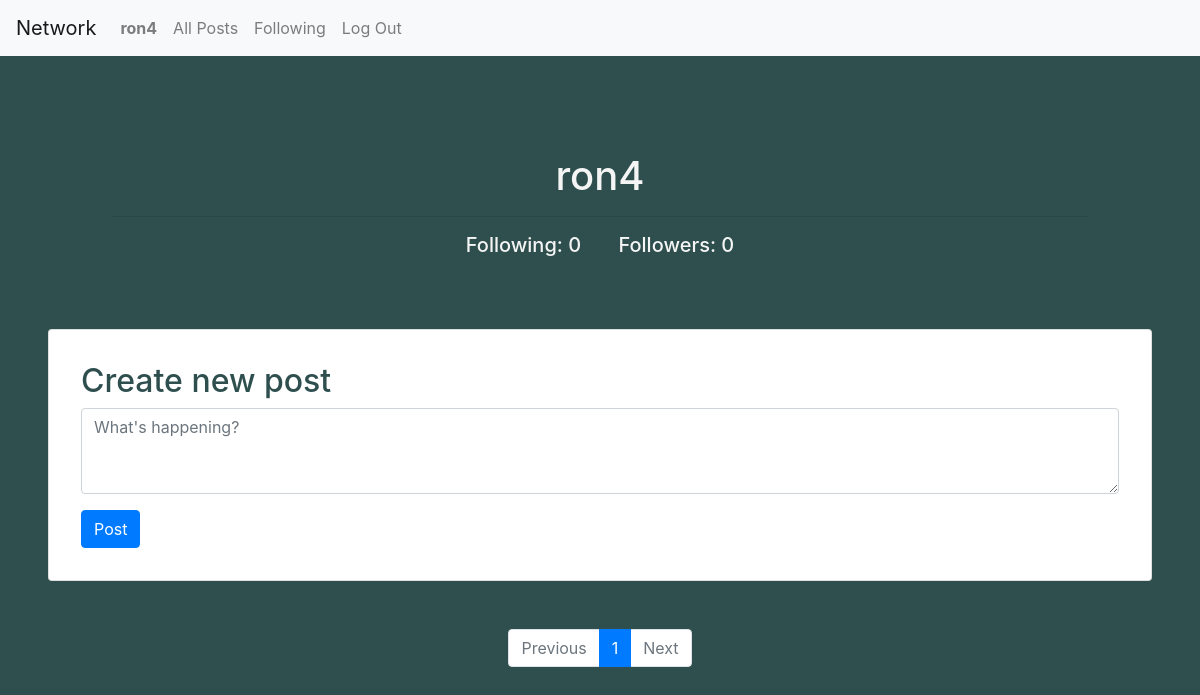
Page /profile/ron4 (signed in) on the earlier database version.
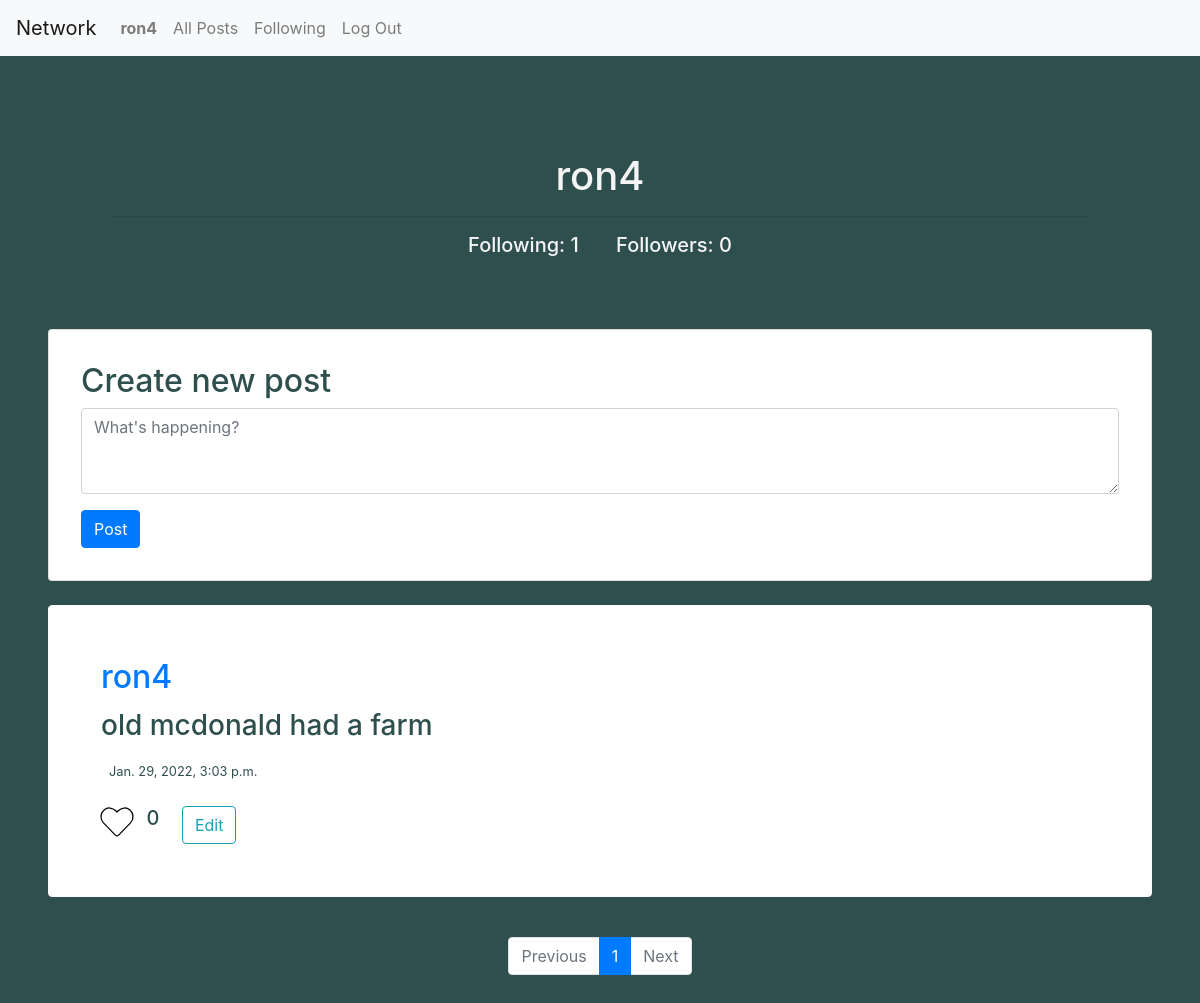
Same page on the later database version.
### network/models.py (models this page shows, shortened)
class Post(models.Model):
    user = models.ForeignKey(User,on_delete=models.CASCADE,related_name="userID")
    contents = models.CharField(max_length=280, default=None)
    created_dt = models.DateTimeField(default=datetime.datetime.now)
    likes = models.ManyToManyField(User, related_name="likes", blank=True)
    def get_likes_count(self):
        return self.likes.count()

class User(AbstractUser):
    follow_list = models.ManyToManyField("self", related_name='follows', blank=True, symmetrical=False)
    def get_follower_count(self):
        return User.objects.filter(follow_list=self).count()
    def get_following_count(self):
        return self.follow_list.count()

### network/views.py (the view)
# urls.py: path("profile/<str:username>", views.profile, name="profile"),
@login_required
def profile(request, username):
    request_user = request.user
    profile_user = User.objects.get(username=username)
    follow_list = request_user.follow_list.all()
    following_count = profile_user.get_following_count()
    follower_count = profile_user.get_follower_count()
    unpaginated_posts = Post.objects.filter(user=profile_user).order_by('-created_dt')
    all_posts = paginate(request, unpaginated_posts)
    is_following = False
    if profile_user in follow_list:
        is_following = True
    remove_create_post = "True"
    if request_user == profile_user:
        remove_create_post = "False"
    return render(request, "network/index.html", {
        'profile_user': profile_user,
        'following_count': following_count,
        'follower_count': follower_count,
        'all_posts': all_posts,
        'is_following': is_following,
        'is_profile_page': "True",
        'title': profile_user.username,
        'remove_create_post': remove_create_post
    })

### network/views.py (called while the page is built)
def paginate(request, dataList):
    paginator = Paginator(dataList, MAX_POSTS_PER_PAGE)
    page_num = request.GET.get('page')
    page_obj = paginator.get_page(page_num)
    return page_obj

### network/templates/network/index.html (shortened to what this page needs)
{% extends "network/layout.html" %}
{% load static %}
{% block body %}
<div class="container-fluid" id="index-view">
  {% if is_profile_page == "True" %}
    {% include "network/profile.html" %}
  {% else %}
    <h1>{{ title }}</h1>
  {% endif %}
  {% if remove_create_post == "False" %}
    {% include "network/createpost.html" %}
  {% endif %}
    <br>
    {% for post in all_posts %}
    <div class="card border-light mb-3" id="post-view">
        <div class="card-body">
            <h2 class="card-title"><a href="{% url 'profile' post.user.username %}">{{post.user.username}}</a></h2>
            <h3 class="card-text" id="post_body_{{post.id}}"> {{ post.contents }}</h3>
            <p class="card-text ml-auto p-2"><small>{{post.created_dt}}</small></p>
            <div style="display: inline-flex">
              {% if request.user in post.likes.all %}
                <i id="like_btn_{{post.id}}" class="fa fa-heart fa-2x" style="color: salmon; " onclick="like_or_unlike(`{{post.id}}`)"></i>
              {% else %}
                <i id="like_btn_{{post.id}}" class="fa fa-heart fa-2x" style="color: white; " onclick="like_or_unlike(`{{post.id}}`)"></i>
              {% endif %}
              <h5 id="like_count_{{post.id}}"> {{ post.get_likes_count }}</h5>
              {% ifequal request.user post.user %}
              <button class="btn btn-outline-info" onclick='edit_post(`{{post.id}}`)'>Edit</button>
              {% endifequal %}
            </div>
        </div>
    </div>
    {% endfor %}
    <br>
    <ul class="pagination justify-content-center">
        {% if all_posts.has_previous %}
          <li class="page-item"><a class="page-link" href="?page={{ all_posts.previous_page_number }}">Previous</a></li>
        {% else %}
          <li class="page-item disabled"><a class="page-link" href="#">Previous</a></li>
        {% endif %}
        {% for i in all_posts.paginator.page_range %}
          {% if all_posts.number == i %}
            <li class="page-item active"><span class="page-link">{{ i }}</span></li>
          {% else %}
            <li class="page-item"><a class="page-link" href="?page={{ i }}">{{ i }}</a></li>
          {% endif %}
        {% endfor %}
        {% if all_posts.has_next %}
          <li class="page-item"><a class="page-link" href="?page={{ all_posts.next_page_number }}">Next</a></li>
        {% else %}
          <li class="page-item disabled"><span class="page-link">Next</span></li>
        {% endif %}
    </ul>
</div>
<link rel="stylesheet" href="https://cdnjs.cloudflare.com/ajax/libs/font-awesome/4.7.0/css/font-awesome.min.css">
{% endblock %}

### network/templates/network/profile.html (shortened to what this page needs)
<div id="profile-view">
  <div class="container-fluid justify-content-center">
      <h1 class="mb-auto text-center">{{profile_user.username}}</h1>
      <h5 class="text-center mb-auto">
          <hr>
          <span>
            Following: {{following_count}}
            &nbsp;&nbsp;&nbsp;&nbsp;&nbsp;
            Followers: {{follower_count}}
          </span>
          <br>
          <br>
      </h5>
  </div>
</div>

Differences in the rows shown:
added Post: user.username "ron4", contents "old mcdonald had a farm", created_dt "Jan. 29, 2022, 3:03 p.m.", get_likes_count "0"
Other differences:
{{ following_count }}: "0" → "1"
